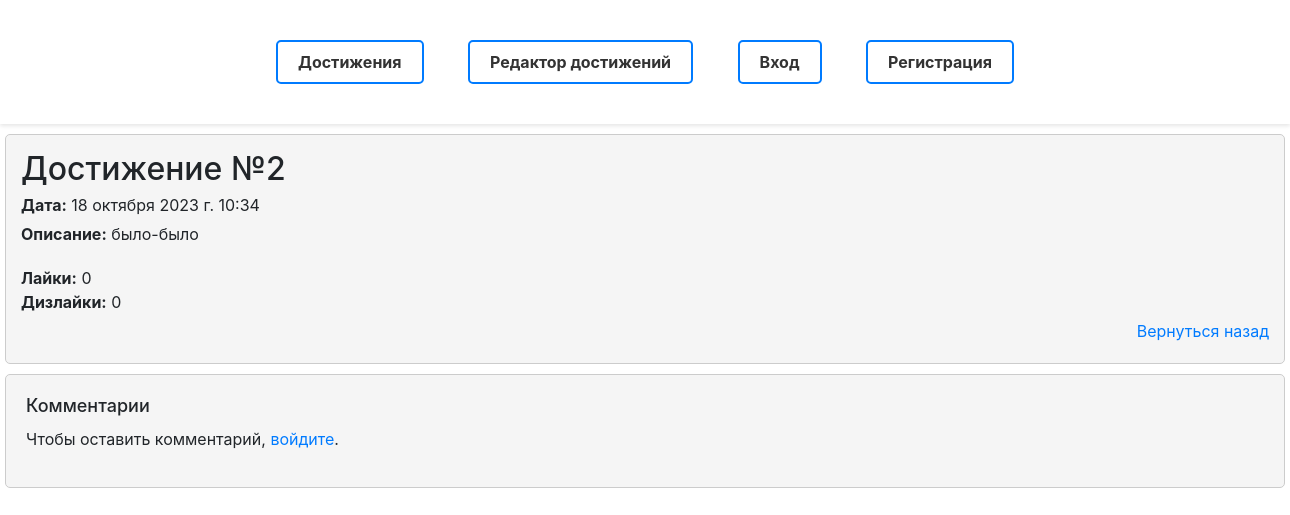
Before: /achievement/2 with the older database file.
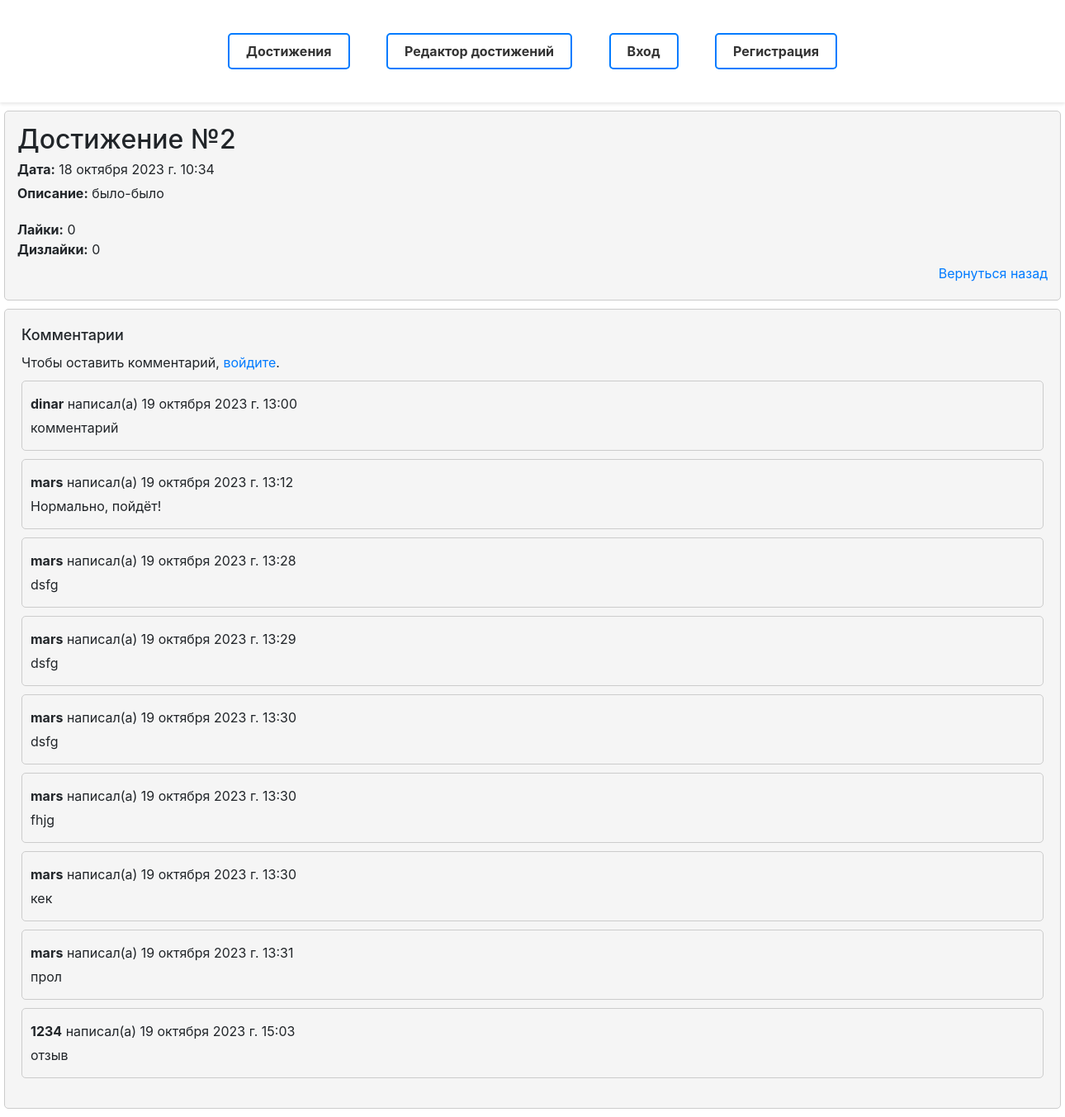
After: the same page with the newer database file.
### laba1/models.py (models this page shows)
class Comment(models.Model):
    achievement = models.ForeignKey(Achievement, on_delete=models.CASCADE)
    user = models.ForeignKey(User, on_delete=models.CASCADE)
    text = models.TextField()
    timestamp = models.DateTimeField(auto_now_add=True)

### laba1/views.py (the view)
# urls.py: path('achievement/<int:pk>', views.AchievementDetail.as_view(), name='detail_achievement'),
class AchievementDetail(DetailView):
    model = Achievement
    template_name = 'laba1/achievement.html'
    context_object_name = 'achievement'
    def get_context_data(self, **kwargs):
        context = super().get_context_data(**kwargs)
        achievement = self.get_object()
        comments = Comment.objects.filter(achievement=achievement)
        likes = Like.objects.filter(achievement=achievement, liked=True).count()
        dislikes = Like.objects.filter(achievement=achievement, liked=False).count()
        user = self.request.user
        liked_by_user = False
        disliked_by_user = False
        if user.is_authenticated:
            liked_by_user = Like.objects.filter(achievement=achievement, user=user, liked=True).exists()
            disliked_by_user = Like.objects.filter(achievement=achievement, user=user, liked=False).exists()
        context['comments'] = comments
        context['likes'] = likes
        context['dislikes'] = dislikes
        context['liked_by_user'] = liked_by_user
        context['disliked_by_user'] = disliked_by_user
        return context

### laba1/templates/laba1/achievement.html (shortened to what this page needs)
{% extends "laba1/index.html" %}
{% block content %}
<div class="achievement_block">
    <h2>{{ achievement.title }}</h2>
    <p><strong>Дата:</strong> {{ achievement.date }}</p>
    <p><strong>Описание:</strong> {{ achievement.description }}</p>
    <div class="like-count">
        <p><strong>Лайки:</strong> {{ likes }}</p>
        <p><strong>Дизлайки:</strong> {{ dislikes }}</p>
    </div>
    <p align="right"><a href="/">Вернуться назад</a></p>
</div>
    <div class="comment_block">
        <h3>Комментарии</h3>
        {% if user.is_authenticated %}
            <div class="comment-form">
                <h4>Оставить комментарий</h4>
                <form method="post" action="{% url 'add_comment' achievement.id %}">
                    {% csrf_token %}
                    <textarea name="text" rows="4" cols="50" placeholder="Напишите ваш комментарий"></textarea><br>
                    <button type="submit">Оставить комментарий</button>
                </form>
            </div>
        {% else %}
            <p>Чтобы оставить комментарий, <a href="{% url 'login' %}">войдите</a>.</p>
        {% endif %}
        <ul>
            {% for comment in comments %}
                <li>
                    <p><strong>{{ comment.user.username }}</strong> написал(а) {{ comment.timestamp }}</p>
                    <p>{{ comment.text }}</p>
                </li>
            {% endfor %}
        </ul>
    </div>
{% endblock %}

Changed rows visible on the page:
added Comment: user.username "dinar", timestamp "19 октября 2023 г. 13:00", text "комментарий"
added Comment: user.username "mars", timestamp "19 октября 2023 г. 13:12", text "Нормально, пойдёт!"
added Comment: user.username "mars", timestamp "19 октября 2023 г. 13:28", text "dsfg"
added Comment: user.username "mars", timestamp "19 октября 2023 г. 13:29", text "dsfg"
added Comment: user.username "mars", timestamp "19 октября 2023 г. 13:30", text "dsfg"
added Comment: user.username "mars", timestamp "19 октября 2023 г. 13:30", text "fhjg"
added Comment: user.username "mars", timestamp "19 октября 2023 г. 13:30", text "кек"
added Comment: user.username "mars", timestamp "19 октября 2023 г. 13:31", text "прол"
added Comment: user.username "1234", timestamp "19 октября 2023 г. 15:03", text "отзыв"
